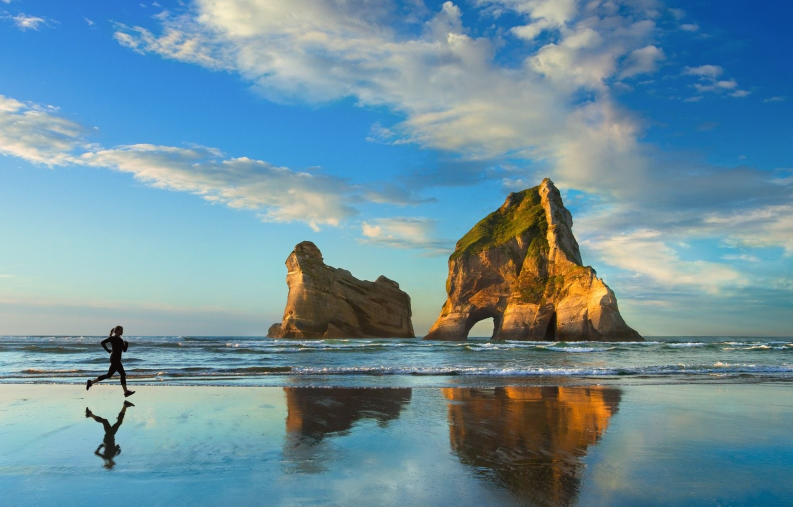
#> input picture Clase10/Fondopantalla.jpg, 1586 x 1013 px (shown at 1/2 size)
$ python a.py
#> lines starting #> are read from the running program, lines starting #| are printed output that depends on the picture
# -*- coding: utf-8 -*-
"""
Agrupación / Clustering


"""
#%matplotlib auto
import numpy as np
import matplotlib.pyplot as plt
import matplotlib.image as mpimg
from sklearn.cluster import KMeans
from sklearn.utils import shuffle

#Por cuestiones de bibloteca solo abre jpg, png no lo reconoce
I = mpimg.imread('Fondopantalla.jpg')
#> I is the input picture: shape (1013, 1586, 3); mean R, G, B 110.8, 144.8, 158.2
I = np.array(I, dtype=np.float64)/ 255.0

w,h,d = I.shape
#> w = 1013; h = 1586; d = 3
n_clusters = 3

I_array = np.reshape(I, (w*h,d))

#Tomar muestra de la imagen para reducir la cantidad de pixeles
I_sample = shuffle(I_array)[:2000]
#> I_sample = 2000 rows, first 8: [0.114, 0.463, 0.69], [0.322, 0.49, 0.557], [0.545, 0.741, 0.745], [0.306, 0.478, 0.576], [0.792, 0.796, 0.773], [0.655, 0.631, 0.569], [0.525, 0.702, 0.675], [0.0902, 0.408, 0.663]

#Crear modelo y entrenarlo con fit
model = KMeans(n_clusters = n_clusters).fit(I_sample)
labels = model.predict(I_array)

#Nueva imagen
I_labels = np.reshape(labels, (w,h))
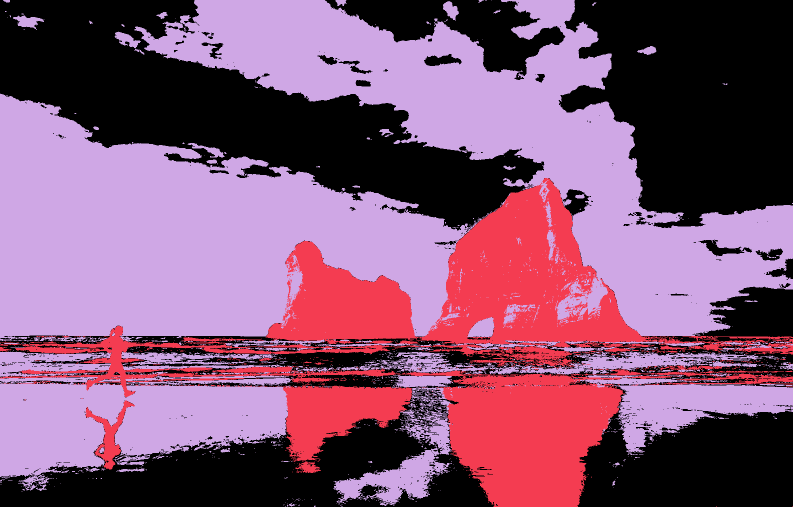
#> I_labels: shape (1013, 1586) int32 (shown at 1/2 size); 3 distinct labels, from 0 to 2; one colour per label, 0 black
#Imagen salida
I_out = np.zeros((w,h,d))
label_idx = 0
for i in range(w):
    for j in range(h):
        I_out[i,j,:] = model.cluster_centers_[I_labels[i,j]]
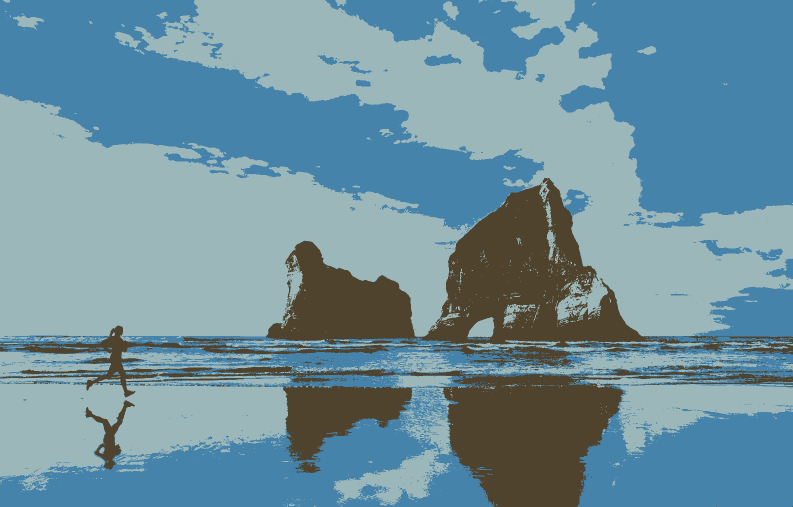
#> I_out: shape (1013, 1586, 3) float64 (shown at 1/2 size); mean of channels 0, 1, 2 0.433, 0.569, 0.623; drawn as R, G, B

plt.figure()
plt.subplot(1,2,1)
plt.title('Imagen original')
plt.imshow(I)
plt.subplot(1,2,2)
plt.title('Imagen cuantizada')
plt.imshow(I_out)
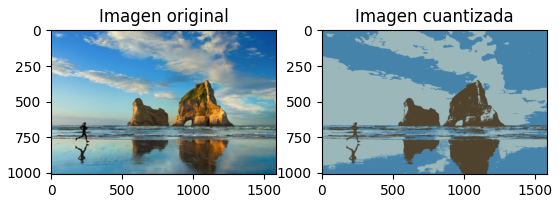
#> figure drawn by matplotlib, 2 panels

$ run again, with Clase10/RGB.jpg copied over Clase10/Fondopantalla.jpg
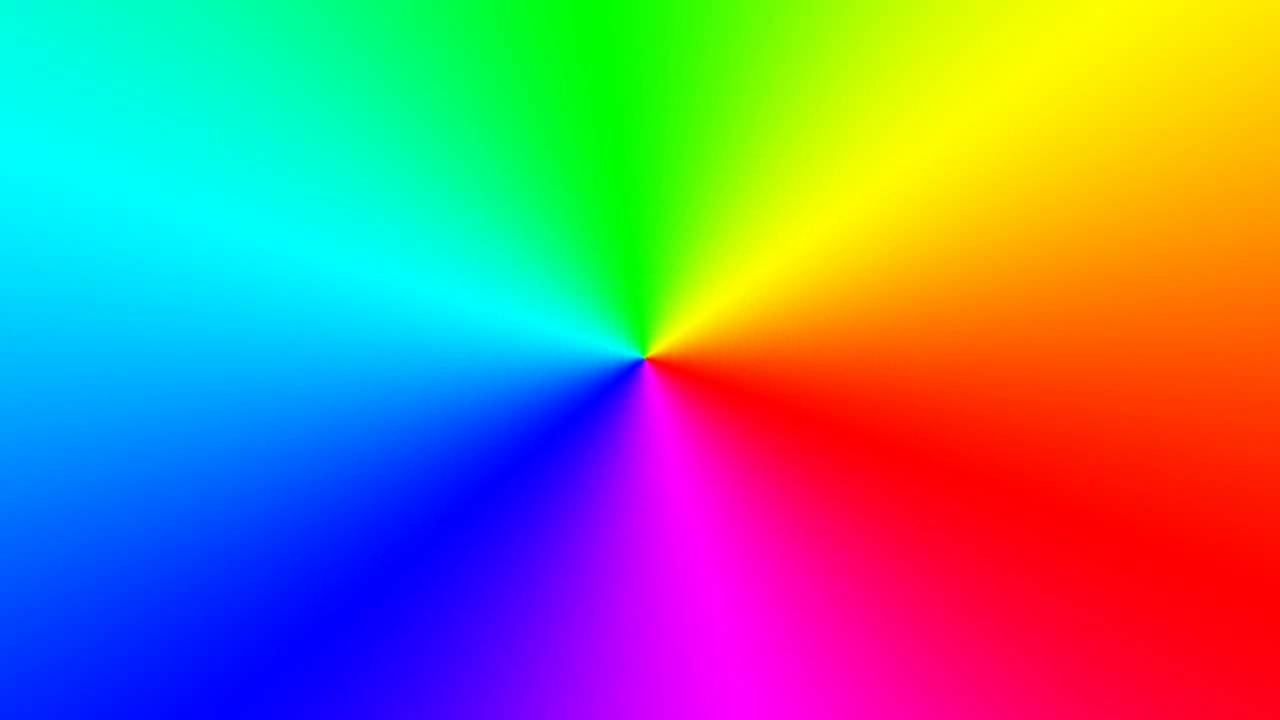
#> input picture Clase10/RGB.jpg, 1280 x 720 px
#> I is the input picture: shape (720, 1280, 3); mean R, G, B 124.3, 129.7, 128.9
#> I_sample = 2000 rows, first 8: [1, 0.522, 0], [0, 0.992, 0.635], [0.996, 0.976, 0], [0, 0.847, 0.992], [0.988, 0.525, 0], [1, 0.00392, 0.827], [0, 0.0392, 1], [0.992, 0.945, 0]
#> I_labels: shape (720, 1280) int32; 3 distinct labels, from 0 to 2
#> after the loop `for i in range(w):`:
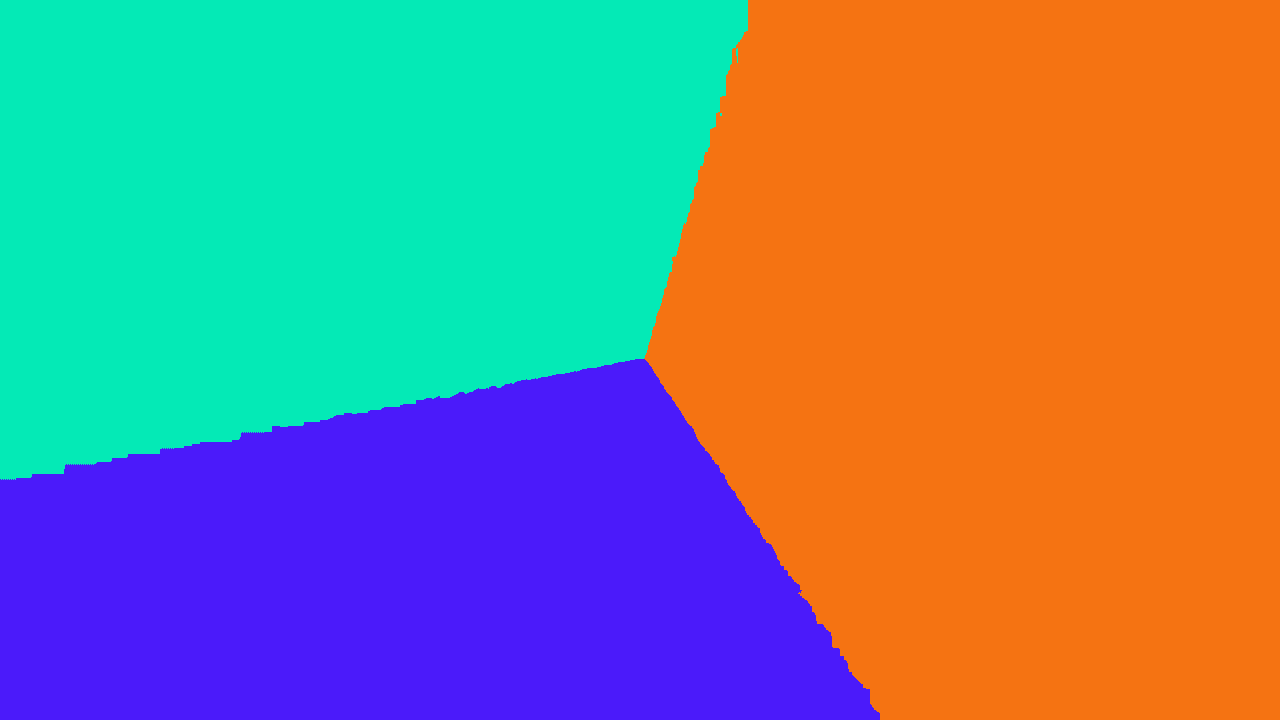
#> I_out: shape (720, 1280, 3) float64; mean of channels 0, 1, 2 0.493, 0.51, 0.508; drawn as R, G, B
#> `plt.imshow(I_out)`:
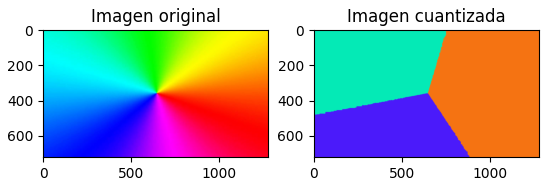
#> figure drawn by matplotlib, 2 panels
